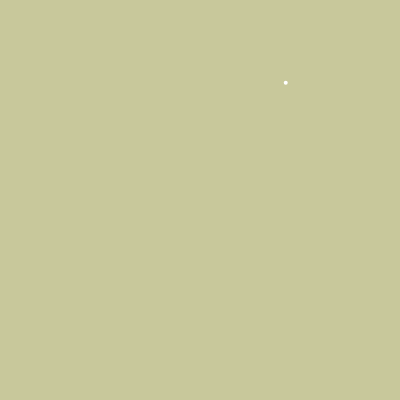
Frame 1 (no input)
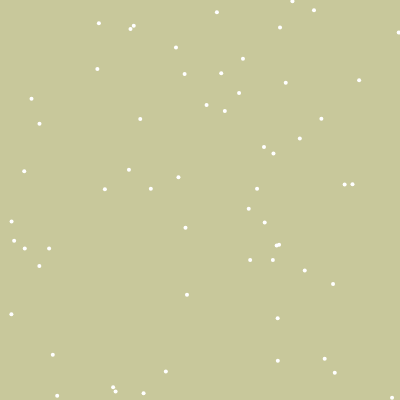
Frame 60 (no input)
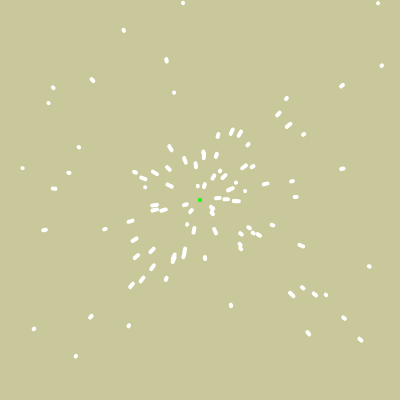
Frame 120 (the mouse pressed at the canvas centre since frame 60)

The p5.js sketch that drew these frames (run headless with seeded random() and noise() and a simulated clock; from frame 60 on, the mouse is pressed at the canvas centre):

// p5.js sketch
// ── sketch.js
let attractors = [];
let particles = [];

function setup() {
  createCanvas(400, 400);
}

function mousePressed() {
  attractors.push(createVector(mouseX, mouseY));
}

function draw() {
  background(200, 200, 155);

  particles.push(new Particle(random(width), random(height)));

  if (particles.length > 100) {
    particles.splice(0, 1);
  }

  for (let i = 0; i < attractors.length; i++) {
    stroke(0, 255, 0);
    strokeWeight(4);
    point(attractors[i].x, attractors[i].y);
  }

  for (let i = 0; i < particles.length; i++) {
    let particle = particles[i];
    for (let j = 0; j < attractors.length; j++) {
      particle.attracted(attractors[j]);
    }
    particle.update();
    particle.show();
  }
}
// ── particle.js
class Particle {
    constructor(x, y) {
      this.pos = createVector(x, y);
      this.prev = createVector(x, y);
      this.vel = createVector();
      this.acc = createVector();
    }
  
    update() {
      this.vel.add(this.acc);
      this.vel.limit(5);
      this.pos.add(this.vel);
      this.acc.mult(0);
    }
  
    show() {
      stroke(255, 255);
      strokeWeight(4);
      line(this.pos.x, this.pos.y, this.prev.x, this.prev.y);
  
      this.prev.x = this.pos.x;
      this.prev.y = this.pos.y;
    }
  
    attracted(target) {
      let force = p5.Vector.sub(target, this.pos);
      let d = force.mag();
      d = constrain(d, 1, 25);
      let G = 50;
      let strength = G / (d * d);
      force.setMag(strength);
      if (d < 20) {
        force.mult(-10);
      }
      this.acc.add(force);
    }
  }
